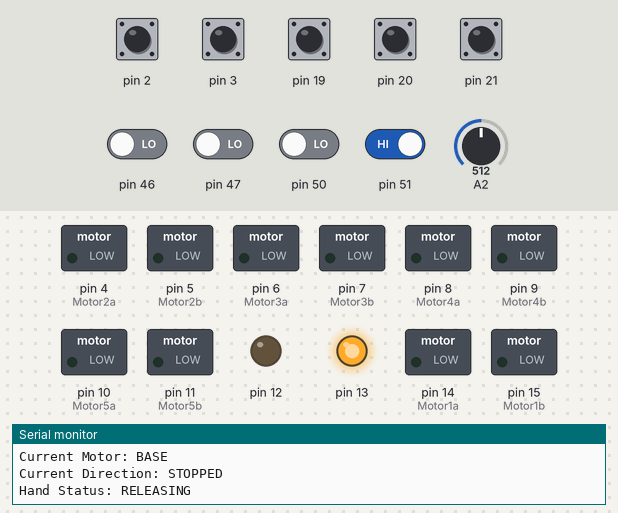
The sketch below on a simulated Arduino Mega 2560, built with avr-gcc and run on an emulated ATmega2560. On the bench: switched loads named in the sketch (green lamp = pin HIGH), output pins drawn as LEDs (lit = HIGH), the last lines printed to the serial monitor. The inputs (shaded band) are chosen by the test bench; at power-on: pin 2, pin 3, pin 19–21, pin 51 HIGH, pin 46, pin 47, pin 50 LOW, A2 = 512.

Above: at 1.2 s.
1.3 s: A2 set to 277
2.8 s: A2 set to 245
At 4.1 s:
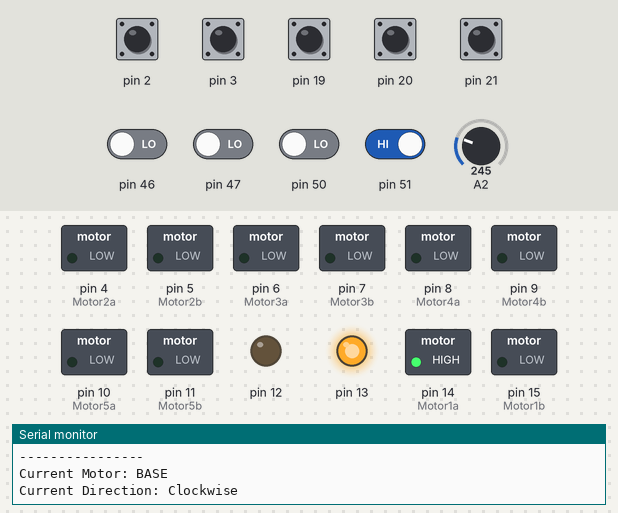
4.5 s: pin 46 driven HIGH
At 6.4 s:
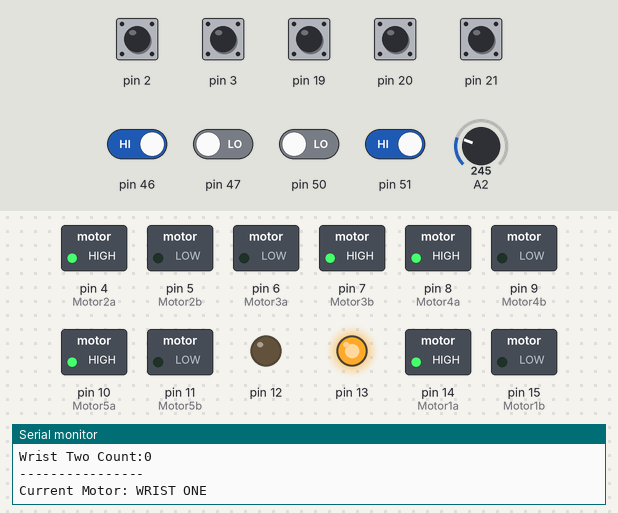
6.8 s: pin 51 driven LOW
At 7.7 s:
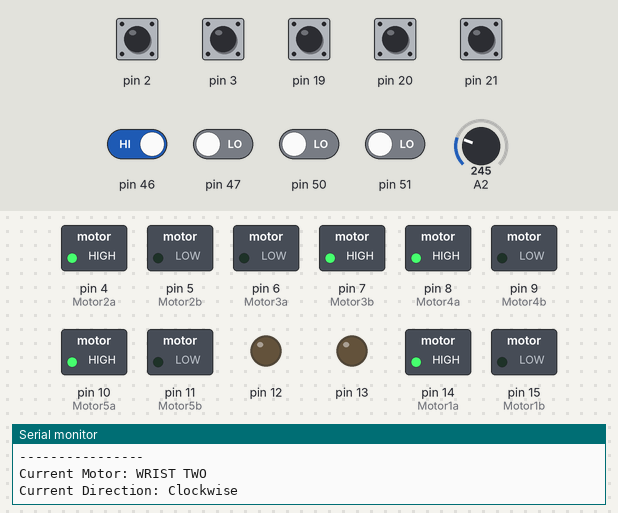
8.5 s: pin 50 driven HIGH
At 9.9 s:
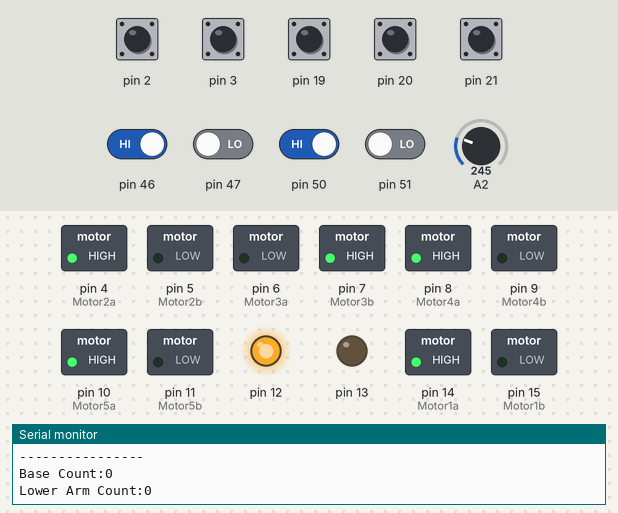
10.2 s: A2 set to 272
At 12.0 s:
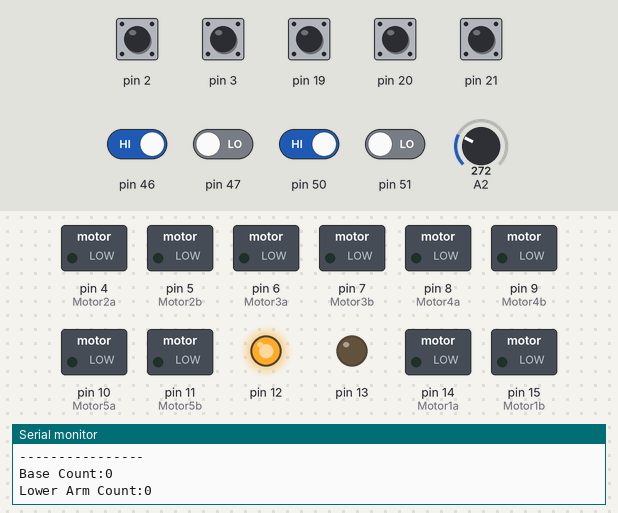
Timing chart, 0 to 13.5 s (numbered marks = the images above; inputs shaded):
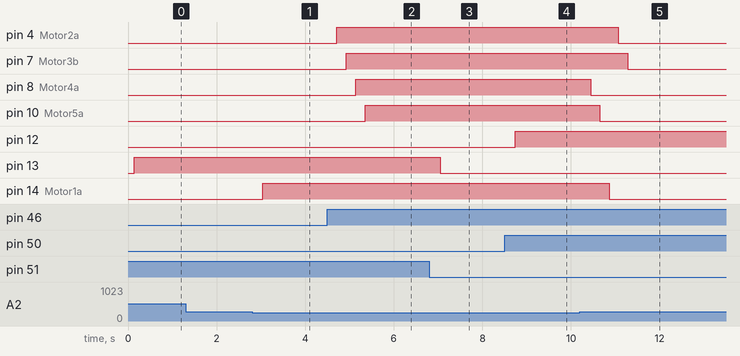

Measured:
- the behaviour switches between 263 and 262 on A2 (found by bisection; images 0 and 1)
- after the input at 2.8 s, pin 14 (Motor1a): LOW → HIGH after 0.24 s
- after the input at 4.5 s, pin 4 (Motor2a): LOW → HIGH after 0.21 s; pin 7 (Motor3b): LOW → HIGH after 0.42 s; pin 8 (Motor4a): LOW → HIGH after 0.64 s; pin 10 (Motor5a): LOW → HIGH after 0.85 s
- after the input at 6.8 s, pin 13: HIGH → LOW after 0.25 s
- after the input at 8.5 s, pin 12: LOW → HIGH after 0.25 s
- after the input at 10.2 s, pin 4 (Motor2a): HIGH → LOW after 0.87 s; pin 7 (Motor3b): HIGH → LOW after 1.1 s; pin 8 (Motor4a): HIGH → LOW after 0.24 s; pin 10 (Motor5a): HIGH → LOW after 0.45 s; pin 14 (Motor1a): HIGH → LOW after 0.66 s

The sketch:

all_encoders.ino
```cpp
/*
Code by Nate Hopper
Requires:
- SCORBOT ER3 Robotic Arm
- 4 Momentary Buttons
- 3 DC Motor Drivers
- 1 ATMEGA 2560
- 1 Analog Thumb Joystick
- 1 Schmidt Trigger Hex Inverter
*/
#define CLW 0   //Clockwise
#define CCW 1   //Counterclockwise
#define STP 2   //Stop

#define BASE 3
#define LOWERARM 4
#define UPPERARM 5
#define WRISTONE 6
#define WRISTTWO 7

int Motor1a = 14;
int Motor1b = 15;
int Motor2a = 4;
int Motor2b = 5;
int Motor3a = 6;
int Motor3b = 7;
int Motor4a = 8;
int Motor4b = 9;
int Motor5a = 10;
int Motor5b = 11;

volatile long baseCount;
volatile long lowerArmCount;
volatile long upperArmCount;
volatile long wrist1Count;
volatile long wrist2Count;

int targetCount = -60;

int bdir = STP;
int ladir = STP;
int uadir = STP;
int w1dir  = STP;
int w2dir = STP;

int motor = 3;


void setup() {
  Serial.begin(9600);
  // pinMode(10, OUTPUT);
  //pinMode(11, OUTPUT);
  pinMode(Motor1a, OUTPUT);
  pinMode(Motor1b, OUTPUT);
  pinMode(Motor2a, OUTPUT);
  pinMode(Motor2b, OUTPUT);
  pinMode(Motor3a, OUTPUT);
  pinMode(Motor3b, OUTPUT);
  pinMode(Motor4a, OUTPUT);
  pinMode(Motor4b, OUTPUT);
  pinMode(Motor5a, OUTPUT);
  pinMode(Motor5b, OUTPUT);
  pinMode(12, OUTPUT);
  pinMode(13, OUTPUT);

  pinMode(22, INPUT);
  pinMode(23, INPUT);

  attachInterrupt(1, basePulse, FALLING);
  attachInterrupt(0, lowerArmPulse, FALLING);
  attachInterrupt(2, upperArmPulse, FALLING);
  attachInterrupt(3, wrist1Pulse, FALLING);
  attachInterrupt(4, wrist2Pulse, FALLING);

  pinMode(46, INPUT);
  pinMode(47, INPUT);

  pinMode(50, INPUT);
  pinMode(51, INPUT);

}

void loop() {

  int y = analogRead(2);
  int button1 = digitalRead(46);
  int button2 = digitalRead(47);
  int grab = digitalRead(50);
  int release = digitalRead(51);


  Serial.print("Base Count:");
  Serial.println(baseCount);
  Serial.print("Lower Arm Count:");
  Serial.println(lowerArmCount);
  Serial.print("Upper Arm Count:");
  Serial.println(upperArmCount);
  Serial.print("Wrist One Count:");
  Serial.println(wrist1Count);
  Serial.print("Wrist Two Count:");
  Serial.println(wrist2Count);
  Serial.println("----------------");
  Serial.print("Current Motor: ");
  if (motor == 3) {
    Serial.println("BASE");
  } else if (motor == 4) {
    Serial.println("LOWER ARM");
  } else if (motor == 5) {
    Serial.println("UPPER ARM");
  } else if (motor == 6) {
    Serial.println("WRIST ONE");
  } else if (motor == 7) {
    Serial.println("WRIST TWO");
  }
  Serial.print("Current Direction: ");
  if (motor == 3) {
    if (bdir == 0) {
      Serial.println("Clockwise");
    }  else if (bdir == 1) {
      Serial.println("Counterclockwise");
    } else if (bdir == 2) {
      Serial.println("STOPPED");
    }
  } else if (motor == 4) {
    if (ladir == 0) {
      Serial.println("Clockwise");
    } else if (ladir == 1) {
      Serial.println("Counterclockwise");
    } else if (ladir == 2) {
      Serial.println("STOPPED");
    }
  } else if (motor == 5) {
    if (uadir == 0) {
      Serial.println("Clockwise");
    } else if (uadir == 1) {
      Serial.println("Counterclockwise");
    } else if (uadir == 2) {
      Serial.println("STOPPED");
    }
  } else if (motor == 6) {
    if (w1dir == 0) {
      Serial.println("Clockwise");
    } else if (w1dir == 1) {
      Serial.println("Counterclockwise");
    } else if (w1dir == 2) {
      Serial.println("STOPPED");
    }
  } else if (motor == 7) {
    if (w2dir == 0) {
      Serial.println("Clockwise");
    } else if (w2dir == 1) {
      Serial.println("Counterclockwise");
    } else if (w2dir == 2) {
      Serial.println("STOPPED");
    }
  }
  Serial.print("Hand Status: ");
  if(grab == HIGH && release == LOW){
    Serial.println("GRABBING");
  } else if(release == HIGH && grab == LOW){
    Serial.println("RELEASING");
  } else if(release == LOW && grab == LOW){
    Serial.println("AT REST");
  }
  Serial.println("----------------");


  if (button1 == HIGH) {
    motor++;
  } else if (button2 == HIGH) {
    motor--;
  }

  if (motor > 7) {
    motor = 3;
  }
  if (motor < 3) {
    motor = 7;
  }

  switch (motor) {
    case BASE:
      if (0 <= y && y <= 262) {
        digitalWrite(Motor1a, HIGH);
        digitalWrite(Motor1b, LOW);
        bdir = 0;
      } else if (762 <= y && y <= 1023 ) {
        digitalWrite(Motor1a, LOW);
        digitalWrite(Motor1b, HIGH);
        bdir = 1;
      } else if (262 <= y && y <= 762) {
        digitalWrite(Motor1a, LOW);
        digitalWrite(Motor1b, LOW);
        bdir = 2;
      }
      break;
    case LOWERARM:
      if (0 <= y && y <= 262) {
        digitalWrite(Motor2a, HIGH);
        digitalWrite(Motor2b, LOW);
        ladir = 0;
      } else if (762 <= y && y <= 1023 ) {
        digitalWrite(Motor2a, LOW);
        digitalWrite(Motor2b, HIGH);
        ladir = 1;
      } else if (262 <= y && y <= 762) {
        digitalWrite(Motor2a, LOW);
        digitalWrite(Motor2b, LOW);
        ladir = 2;
      }
      break;
    case UPPERARM:
      if (0 <= y && y <= 262) {
        digitalWrite(Motor3a, LOW);
        digitalWrite(Motor3b, HIGH);
        uadir = 0;
      } else if (762 <= y && y <= 1023 ) {
        digitalWrite(Motor3a, HIGH);
        digitalWrite(Motor3b, LOW);
        uadir = 1;
      } else if (262 <= y && y <= 762) {
        digitalWrite(Motor3a, LOW);
        digitalWrite(Motor3b, LOW);
        uadir = 2;
      }
      break;
    case WRISTONE:
      if (0 <= y && y <= 262) {
        digitalWrite(Motor4a, HIGH);
        digitalWrite(Motor4b, LOW);
        w1dir = 0;
      } else if (762 <= y && y <= 1023 ) {
        digitalWrite(Motor4a, LOW);
        digitalWrite(Motor4b, HIGH);
        w1dir = 1;
      } else if (262 <= y && y <= 762) {
        digitalWrite(Motor4a, LOW);
        digitalWrite(Motor4b, LOW);
        w1dir = 2;
      }
      break;
    case WRISTTWO:
      if (0 <= y && y <= 262) {
        digitalWrite(Motor5a, HIGH);
        digitalWrite(Motor5b, LOW);
        w2dir = 0;
      } else if (762 <= y && y <= 1023 ) {
        digitalWrite(Motor5a, LOW);
        digitalWrite(Motor5b, HIGH);
        w2dir = 1;
      } else if (262 <= y && y <= 762) {
        digitalWrite(Motor5a, LOW);
        digitalWrite(Motor5b, LOW);
        w2dir = 2;
      }
      break;
  }

  if (grab == HIGH && release == LOW) {
    digitalWrite(12, HIGH);
    digitalWrite(13, LOW);
  } else if (release == HIGH && grab == LOW) {
    digitalWrite(12, LOW);
    digitalWrite(13, HIGH);
  } else if (release == LOW && grab == LOW){
    digitalWrite(12, LOW);
    digitalWrite(13, LOW);
  }
}

void basePulse() {
  if (bdir == 1) {
    baseCount++;
  } else if (bdir == 0) {
    baseCount--;
  }
}

void lowerArmPulse() {
  if (ladir == 1) {
    lowerArmCount++;
  } else if (ladir == 0) {
    lowerArmCount--;
  }
}

void upperArmPulse() {
  if (uadir == 1) {
    upperArmCount++;
  } else if (uadir == 0) {
    upperArmCount--;
  }
}


void wrist1Pulse() {
  if (w1dir == 1) {
    wrist1Count++;
  } else if (w1dir == 0) {
    wrist1Count--;
  }
}

void wrist2Pulse() {
  if (w2dir == 1) {
    wrist2Count++;
  } else if (w2dir == 0) {
    wrist2Count--;
  }
}
```
